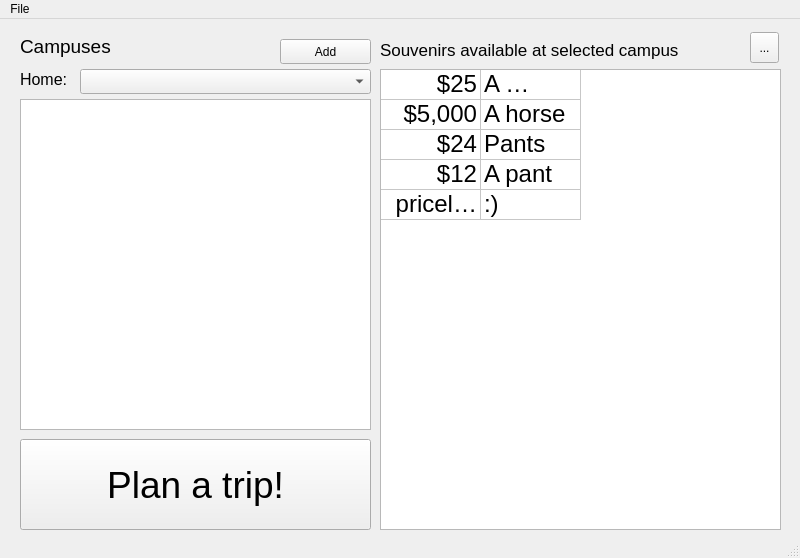
<?xml version="1.0" encoding="UTF-8"?>
<ui version="4.0">
 <class>MainWindow</class>
 <widget class="QMainWindow" name="MainWindow">
  <property name="geometry">
   <rect>
    <x>0</x>
    <y>0</y>
    <width>800</width>
    <height>558</height>
   </rect>
  </property>
  <property name="windowTitle">
   <string>MainWindow</string>
  </property>
  <widget class="QWidget" name="centralwidget">
   <widget class="QPushButton" name="pushButton">
    <property name="geometry">
     <rect>
      <x>20</x>
      <y>420</y>
      <width>351</width>
      <height>91</height>
     </rect>
    </property>
    <property name="font">
     <font>
      <pointsize>28</pointsize>
     </font>
    </property>
    <property name="text">
     <string>Plan a trip!</string>
    </property>
   </widget>
   <widget class="QListWidget" name="campusTable">
    <property name="geometry">
     <rect>
      <x>20</x>
      <y>80</y>
      <width>351</width>
      <height>331</height>
     </rect>
    </property>
    <property name="sortingEnabled">
     <bool>false</bool>
    </property>
   </widget>
   <widget class="QLabel" name="label">
    <property name="geometry">
     <rect>
      <x>20</x>
      <y>12</y>
      <width>261</width>
      <height>31</height>
     </rect>
    </property>
    <property name="font">
     <font>
      <pointsize>14</pointsize>
     </font>
    </property>
    <property name="text">
     <string>Campuses</string>
    </property>
   </widget>
   <widget class="QLabel" name="label_2">
    <property name="geometry">
     <rect>
      <x>380</x>
      <y>10</y>
      <width>401</width>
      <height>41</height>
     </rect>
    </property>
    <property name="font">
     <font>
      <pointsize>13</pointsize>
     </font>
    </property>
    <property name="text">
     <string>Souvenirs available at selected campus</string>
    </property>
   </widget>
   <widget class="QTableWidget" name="tableWidget">
    <property name="geometry">
     <rect>
      <x>380</x>
      <y>50</y>
      <width>401</width>
      <height>461</height>
     </rect>
    </property>
    <property name="sizePolicy">
     <sizepolicy hsizetype="Fixed" vsizetype="Fixed">
      <horstretch>0</horstretch>
      <verstretch>0</verstretch>
     </sizepolicy>
    </property>
    <property name="minimumSize">
     <size>
      <width>401</width>
      <height>461</height>
     </size>
    </property>
    <property name="font">
     <font>
      <pointsize>18</pointsize>
      <kerning>true</kerning>
     </font>
    </property>
    <attribute name="horizontalHeaderVisible">
     <bool>false</bool>
    </attribute>
    <attribute name="verticalHeaderVisible">
     <bool>false</bool>
    </attribute>
    <row>
     <property name="text">
      <string>row1</string>
     </property>
    </row>
    <row>
     <property name="text">
      <string>row2</string>
     </property>
    </row>
    <row>
     <property name="text">
      <string>row3</string>
     </property>
    </row>
    <row>
     <property name="text">
      <string>row4</string>
     </property>
    </row>
    <row>
     <property name="text">
      <string>row5</string>
     </property>
    </row>
    <column>
     <property name="text">
      <string>Price</string>
     </property>
     <property name="font">
      <font>
       <pointsize>18</pointsize>
      </font>
     </property>
    </column>
    <column>
     <property name="text">
      <string>Item</string>
     </property>
     <property name="font">
      <font>
       <pointsize>18</pointsize>
      </font>
     </property>
    </column>
    <item row="0" column="0">
     <property name="text">
      <string>$25</string>
     </property>
     <property name="textAlignment">
      <set>AlignTrailing|AlignVCenter</set>
     </property>
    </item>
    <item row="0" column="1">
     <property name="text">
      <string>A beanie</string>
     </property>
    </item>
    <item row="1" column="0">
     <property name="text">
      <string>$5,000</string>
     </property>
     <property name="textAlignment">
      <set>AlignTrailing|AlignVCenter</set>
     </property>
    </item>
    <item row="1" column="1">
     <property name="text">
      <string>A horse</string>
     </property>
    </item>
    <item row="2" column="0">
     <property name="text">
      <string>$24</string>
     </property>
     <property name="textAlignment">
      <set>AlignTrailing|AlignVCenter</set>
     </property>
    </item>
    <item row="2" column="1">
     <property name="text">
      <string>Pants</string>
     </property>
    </item>
    <item row="3" column="0">
     <property name="text">
      <string>$12</string>
     </property>
     <property name="textAlignment">
      <set>AlignTrailing|AlignVCenter</set>
     </property>
    </item>
    <item row="3" column="1">
     <property name="text">
      <string>A pant</string>
     </property>
    </item>
    <item row="4" column="0">
     <property name="text">
      <string>priceless</string>
     </property>
     <property name="textAlignment">
      <set>AlignTrailing|AlignVCenter</set>
     </property>
    </item>
    <item row="4" column="1">
     <property name="text">
      <string>:)</string>
     </property>
    </item>
   </widget>
   <widget class="QLabel" name="label_3">
    <property name="geometry">
     <rect>
      <x>20</x>
      <y>50</y>
      <width>81</width>
      <height>21</height>
     </rect>
    </property>
    <property name="font">
     <font>
      <pointsize>12</pointsize>
     </font>
    </property>
    <property name="text">
     <string>Home: </string>
    </property>
   </widget>
   <widget class="QComboBox" name="homeBox">
    <property name="geometry">
     <rect>
      <x>80</x>
      <y>50</y>
      <width>291</width>
      <height>25</height>
     </rect>
    </property>
   </widget>
   <widget class="QPushButton" name="addButton">
    <property name="geometry">
     <rect>
      <x>280</x>
      <y>20</y>
      <width>91</width>
      <height>25</height>
     </rect>
    </property>
    <property name="text">
     <string>Add</string>
    </property>
   </widget>
   <widget class="QToolButton" name="saveButton">
    <property name="geometry">
     <rect>
      <x>750</x>
      <y>13</y>
      <width>29</width>
      <height>31</height>
     </rect>
    </property>
    <property name="text">
     <string>...</string>
    </property>
    <property name="icon">
     <iconset>
      <normaloff>../saveIcon.png</normaloff>../saveIcon.png</iconset>
    </property>
    <property name="iconSize">
     <size>
      <width>29</width>
      <height>29</height>
     </size>
    </property>
   </widget>
  </widget>
  <widget class="QStatusBar" name="statusbar"/>
  <widget class="QMenuBar" name="menuBar">
   <property name="geometry">
    <rect>
     <x>0</x>
     <y>0</y>
     <width>800</width>
     <height>22</height>
    </rect>
   </property>
   <widget class="QMenu" name="menuFile">
    <property name="title">
     <string>File</string>
    </property>
    <addaction name="actionLogin"/>
    <addaction name="actionLog_Out"/>
    <addaction name="separator"/>
    <addaction name="actionSave"/>
   </widget>
   <addaction name="menuFile"/>
  </widget>
  <action name="actionLogin">
   <property name="text">
    <string>Login</string>
   </property>
  </action>
  <action name="actionLog_Out">
   <property name="text">
    <string>Log Out</string>
   </property>
  </action>
  <action name="actionAdd">
   <property name="text">
    <string>Add</string>
   </property>
  </action>
  <action name="actionSave">
   <property name="text">
    <string>Save</string>
   </property>
  </action>
  <action name="actionAdd_from_file">
   <property name="text">
    <string>Add from file...</string>
   </property>
  </action>
 </widget>
 <resources/>
 <connections/>
</ui>
